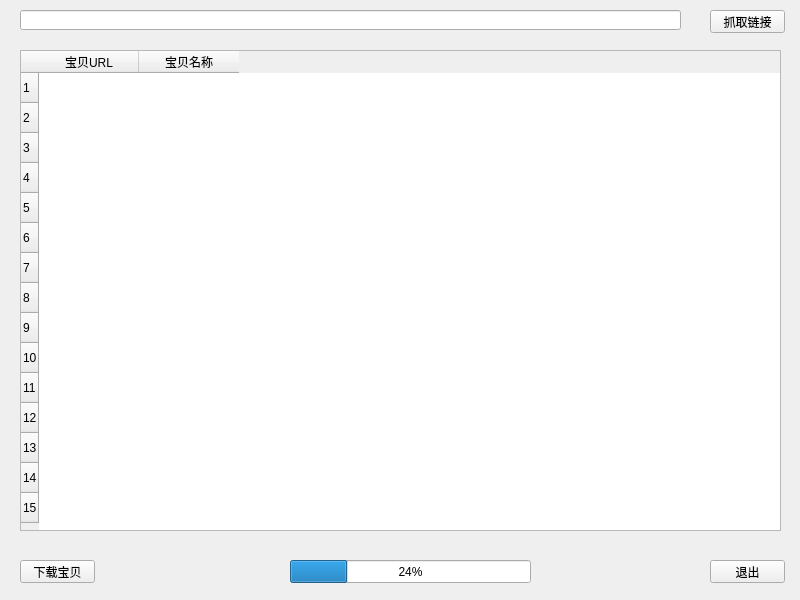
<?xml version="1.0" encoding="UTF-8"?>
<ui version="4.0">
 <class>Form</class>
 <widget class="QWidget" name="Form">
  <property name="enabled">
   <bool>true</bool>
  </property>
  <property name="geometry">
   <rect>
    <x>0</x>
    <y>0</y>
    <width>800</width>
    <height>600</height>
   </rect>
  </property>
  <property name="sizePolicy">
   <sizepolicy hsizetype="Fixed" vsizetype="Fixed">
    <horstretch>0</horstretch>
    <verstretch>0</verstretch>
   </sizepolicy>
  </property>
  <property name="minimumSize">
   <size>
    <width>800</width>
    <height>600</height>
   </size>
  </property>
  <property name="maximumSize">
   <size>
    <width>800</width>
    <height>600</height>
   </size>
  </property>
  <property name="windowTitle">
   <string>宝贝助手</string>
  </property>
  <widget class="QPushButton" name="download_item">
   <property name="geometry">
    <rect>
     <x>20</x>
     <y>560</y>
     <width>75</width>
     <height>23</height>
    </rect>
   </property>
   <property name="text">
    <string>下载宝贝</string>
   </property>
  </widget>
  <widget class="QLineEdit" name="input_url">
   <property name="geometry">
    <rect>
     <x>20</x>
     <y>10</y>
     <width>661</width>
     <height>20</height>
    </rect>
   </property>
   <property name="toolTip">
    <string>请在此输入链接</string>
   </property>
  </widget>
  <widget class="QPushButton" name="exit">
   <property name="geometry">
    <rect>
     <x>710</x>
     <y>560</y>
     <width>75</width>
     <height>23</height>
    </rect>
   </property>
   <property name="text">
    <string>退出</string>
   </property>
  </widget>
  <widget class="QPushButton" name="craw_items">
   <property name="geometry">
    <rect>
     <x>710</x>
     <y>10</y>
     <width>75</width>
     <height>23</height>
    </rect>
   </property>
   <property name="text">
    <string>抓取链接</string>
   </property>
  </widget>
  <widget class="QProgressBar" name="progressBar">
   <property name="geometry">
    <rect>
     <x>290</x>
     <y>560</y>
     <width>241</width>
     <height>23</height>
    </rect>
   </property>
   <property name="value">
    <number>24</number>
   </property>
  </widget>
  <widget class="QTableWidget" name="display_download">
   <property name="geometry">
    <rect>
     <x>20</x>
     <y>50</y>
     <width>761</width>
     <height>481</height>
    </rect>
   </property>
   <property name="sizePolicy">
    <sizepolicy hsizetype="Expanding" vsizetype="Expanding">
     <horstretch>0</horstretch>
     <verstretch>0</verstretch>
    </sizepolicy>
   </property>
   <property name="autoScroll">
    <bool>true</bool>
   </property>
   <property name="editTriggers">
    <set>QAbstractItemView::NoEditTriggers</set>
   </property>
   <property name="showGrid">
    <bool>true</bool>
   </property>
   <property name="gridStyle">
    <enum>Qt::NoPen</enum>
   </property>
   <row>
    <property name="text">
     <string>1</string>
    </property>
   </row>
   <row>
    <property name="text">
     <string>2</string>
    </property>
   </row>
   <row>
    <property name="text">
     <string>3</string>
    </property>
   </row>
   <row>
    <property name="text">
     <string>4</string>
    </property>
   </row>
   <row>
    <property name="text">
     <string>5</string>
    </property>
   </row>
   <row>
    <property name="text">
     <string>6</string>
    </property>
   </row>
   <row>
    <property name="text">
     <string>7</string>
    </property>
   </row>
   <row>
    <property name="text">
     <string>8</string>
    </property>
   </row>
   <row>
    <property name="text">
     <string>9</string>
    </property>
   </row>
   <row>
    <property name="text">
     <string>10</string>
    </property>
   </row>
   <row>
    <property name="text">
     <string>11</string>
    </property>
   </row>
   <row>
    <property name="text">
     <string>12</string>
    </property>
   </row>
   <row>
    <property name="text">
     <string>13</string>
    </property>
   </row>
   <row>
    <property name="text">
     <string>14</string>
    </property>
   </row>
   <row>
    <property name="text">
     <string>15</string>
    </property>
   </row>
   <column>
    <property name="text">
     <string>宝贝URL</string>
    </property>
   </column>
   <column>
    <property name="text">
     <string>宝贝名称</string>
    </property>
   </column>
  </widget>
 </widget>
 <resources/>
 <connections/>
</ui>
